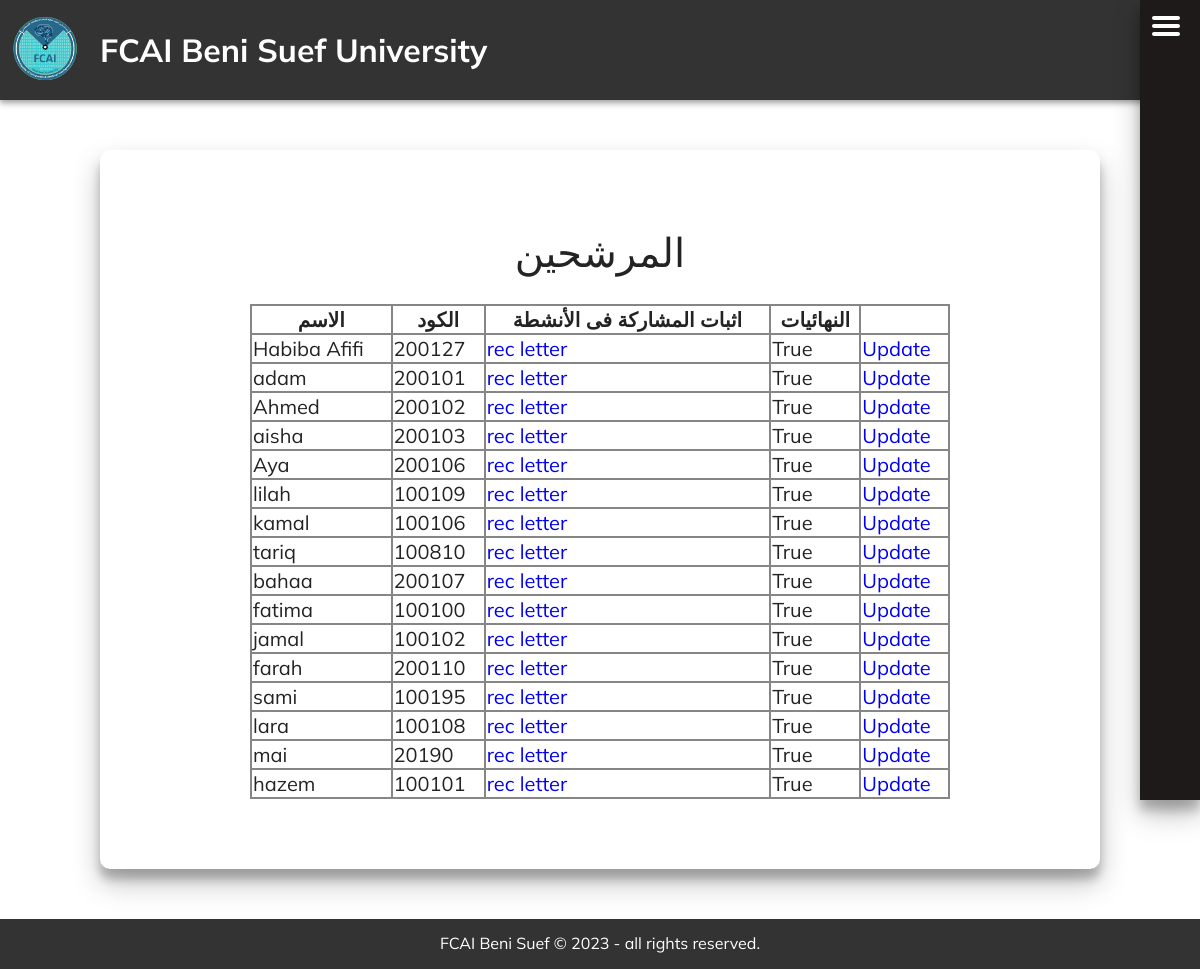
Page /list_nominee/ (signed in) on the committed database.
### training/models.py (models this page shows, shortened)
class Nominee_user(models.Model):
    UserModelKey = models.OneToOneField(User_Model, on_delete=models.CASCADE)
    phone_no = models.IntegerField()
    email = models.EmailField(max_length=50)
    community = models.CharField(max_length= 32, choices=[('1', 'اللجنة العلمية'),
                                           ('2', 'اللجنة الرياضية'),
                                           ('3', 'اللجنة الاجتماعية'),
                                           ('4', 'أسرة الجوالة و الخدمات'),
                                           ('5', 'اللجنة الثقافية'),
                                           ('6', 'اللجنة الفنية'),
                                           ('7', 'لجنة الاسر و الرحلات')
                                  ], default='1')
    rec_letter = models.FileField()
    final_list = models.BooleanField(default=False)
    role = models.CharField(max_length=25, choices=[('1', 'لم يحدد'),
                                           ('2', 'عضو'),
                                           ('3', 'أمين لجنة على مستوى الكلية'),
                                           ('4', 'مساعد أمين لجنة على مستوى الكلية'),
                                           ('5', 'نائب رئيس اتحاد طلاب الكلية'),
                                           ('6', 'رئيس اتحاد طلاب الكلية'),
                                           ('7', 'أمين لجنة على مستوى الجامعة'),
                                           ('8', 'مساعد أمين لجنة على مستوى الجامعة'),
                                           ('9', 'نائب رئيس اتحاد طلاب الجامعة'),
                                           ('10', 'رئيس اتحاد طلاب الجامعة'),
                                  ], default = "1")
    communityMemberElections = models.BooleanField(default=False)
    collegeCommunityTrusteeOreHelperElections = models.BooleanField(default=False)
    collegeStudentUnionPresidentOrViceElections = models.BooleanField(default=False)
    universityElections = models.BooleanField(default=False)
    communityMemberElectionsNumOfVotes = models.IntegerField(default=0)
    collegeCommunityTrusteeOreHelperElectionsNumOfVotes = models.IntegerField(default=0)
    collegeStudentUnionPresidentOrViceElectionsNumOfVotes = models.IntegerField(default=0)
    universityElectionsNumOfVotes =  models.IntegerField(default=0)
    def __str__(self):
        return str(self.UserModelKey.Name)

class User_Model(models.Model):
    Userkey = models.OneToOneField(User, on_delete=models.CASCADE)
    Name = models.CharField(max_length=50, default="")
    Student_id = models.IntegerField(unique=True)
    address = models.CharField(max_length=200, null=True)
    birthdate = models.DateField(null=True)
    college = models.CharField(max_length=20, choices=[('1', 'كلية الحاسبات و الذكاء الاصطناعى'),
                                           ('2', 'كلية الهندسة'),
                                            ('3', 'كلية الطب'),
                                            ('4', 'كلية طب الأسنان'),
                                            ('5', 'كلية الطب البيطرى'),
                                           ('6', 'كلية العلوم'),
                                           ('7', 'كلية الصيدلة'),
                                           ('8', 'كلية التمريض'),
                                           ('9', 'كلية التكنولوجيا و التعليم'),
                                           ('10', 'كلية الدراسات العليا للعلوم المتقدمة'),
                                           ('11', 'كلية علوم الملاحة و تكنولوجيا الفضاء'),
                                           ('12', 'كلية علوم ذوى الاحتياجات الخاصة'),
                                           ('13', 'كلية علوم الأرض'),
                                           ('14', 'كلية الفنون التطبيقية'),
                                           ('15', 'كلية تكنولوجيا العلوم الصحية التطبيقية'),
                                           ('16', 'كلية الزراعة'),
                                           ('17', 'كلية العلاج الطبيعى'),
                                           ('18', 'كلية الإعلام'),
                                           ('19', 'كلية التجارة'),
                                           ('20', 'كلية الآداب'),
                                           ('21', 'كلية التربية'),
                                            ('22', 'كلية الحقوق'),
                                           ('23', 'كلية التربية الرياضية'),
                                           ('24', 'كلية السياسة و الاقتصاد'),
                                           ('25', 'كلية التربية للطفولة المبكرة'),
                                           ('26', 'كلية الألسن'),
                                           ('27', 'كلية الخدمة الاجتماعية التنموية'),
                                           ('28', 'كلية السياحة و الفنادق'),
                                  ])
    collegeYear = models.IntegerField(null=True)
    Voting_status_1 = models.BooleanField(default=False)
    Voting_status_2 = models.BooleanField(default=False)
    Voting_status_3 = models.BooleanField(default=False)
    Voting_status_4 = models.BooleanField(default=False)

### training/views.py (the view)
# urls.py: path('list_nominee/',
@login_required
def list_nominee(request):
    nominee_list = Nominee_user.objects.all()
    return render(request, 'listnominee.html', {'nominee': nominee_list})

### mysite/context_processors.py (called while the page is built)
def control_content(request):
    return {'access' : Control_content.objects.first()}

### training/templates/listnominee.html (shortened to what this page needs)
{% extends 'base.html' %}
{% block headcontent %}
{% load static %}
{% endblock %}
{% block maincontent %}
<div class ="sharp card large">
        <h1 class="card-name">المرشحين</h1>
        <table class="normal-table">
            <tr>
            <th>
            الاسم
            </th>
            <th>
            الكود
            </th>
            <th>
                اثبات المشاركة فى الأنشطة
            </th>
            <th>
            النهائيات
            </th>
            </tr>
            {%for i in nominee%}
            <tr>
                <td>
                    {{i}}
                </td>
                <td>
                    {{i.UserModelKey.Student_id}}
                </td>
                <td>
                    <a href="{{i.rec_letter.url}}" download>rec letter</a>
                </td>
                <td>
                    {{i.final_list}}
                </td>
                <td align="right">
                    <a href="{%url 'update_nominee' i.UserModelKey.Student_id%}">Update</a>
                </td>
            </tr>
            {%endfor%}
        </table>
    </div>
{% endblock %}

### training/static/css/common.css (style rules this page uses)
.card { display: flex; flex-flow: column; align-items: center; box-shadow: rgba(0, 0, 0, 0.25) 0px 14px 28px, rgba(0, 0, 0, 0.22) 0px 10px 10px; padding: 50px 0 50px; font: 25px muli; color:rgb(35, 35, 35); }
.card-name { font: 40px muli; color:rgb(35, 35, 35); }
.sharp { border-radius: 10px; }
.large { min-width: 500px; width: 100%; max-width: 100%; min-height: 500px; }
.normal-table { min-width: 400px; width:70%; min-height: 100px; z-index: 1; margin-bottom: 20px; font: 80% muli; border-collapse: collapse; border: 2px solid rgb(134, 134, 134); }
table td + td { border-left:2px solid rgb(134, 134, 134); }
th { text-align: center; border:2px solid rgb(134, 134, 134); }
td { text-align: left; border:2px solid rgb(134, 134, 134); }

### rows in the picture
Nominee_user: UserModelKey.Name "Habiba Afifi", UserModelKey.Student_id "200127", final_list "True"
Nominee_user: UserModelKey.Name "adam", UserModelKey.Student_id "200101", final_list "True"
Nominee_user: UserModelKey.Name "Ahmed", UserModelKey.Student_id "200102", final_list "True"
Nominee_user: UserModelKey.Name "aisha", UserModelKey.Student_id "200103", final_list "True"
Nominee_user: UserModelKey.Name "Aya", UserModelKey.Student_id "200106", final_list "True"
Nominee_user: UserModelKey.Name "lilah", UserModelKey.Student_id "100109", final_list "True"
Nominee_user: UserModelKey.Name "kamal", UserModelKey.Student_id "100106", final_list "True"
Nominee_user: UserModelKey.Name "tariq", UserModelKey.Student_id "100810", final_list "True"
Nominee_user: UserModelKey.Name "bahaa", UserModelKey.Student_id "200107", final_list "True"
Nominee_user: UserModelKey.Name "fatima", UserModelKey.Student_id "100100", final_list "True"
Nominee_user: UserModelKey.Name "jamal", UserModelKey.Student_id "100102", final_list "True"
Nominee_user: UserModelKey.Name "farah", UserModelKey.Student_id "200110", final_list "True"
Nominee_user: UserModelKey.Name "sami", UserModelKey.Student_id "100195", final_list "True"
Nominee_user: UserModelKey.Name "lara", UserModelKey.Student_id "100108", final_list "True"
Nominee_user: UserModelKey.Name "mai", UserModelKey.Student_id "20190", final_list "True"
Nominee_user: UserModelKey.Name "hazem", UserModelKey.Student_id "100101", final_list "True"
